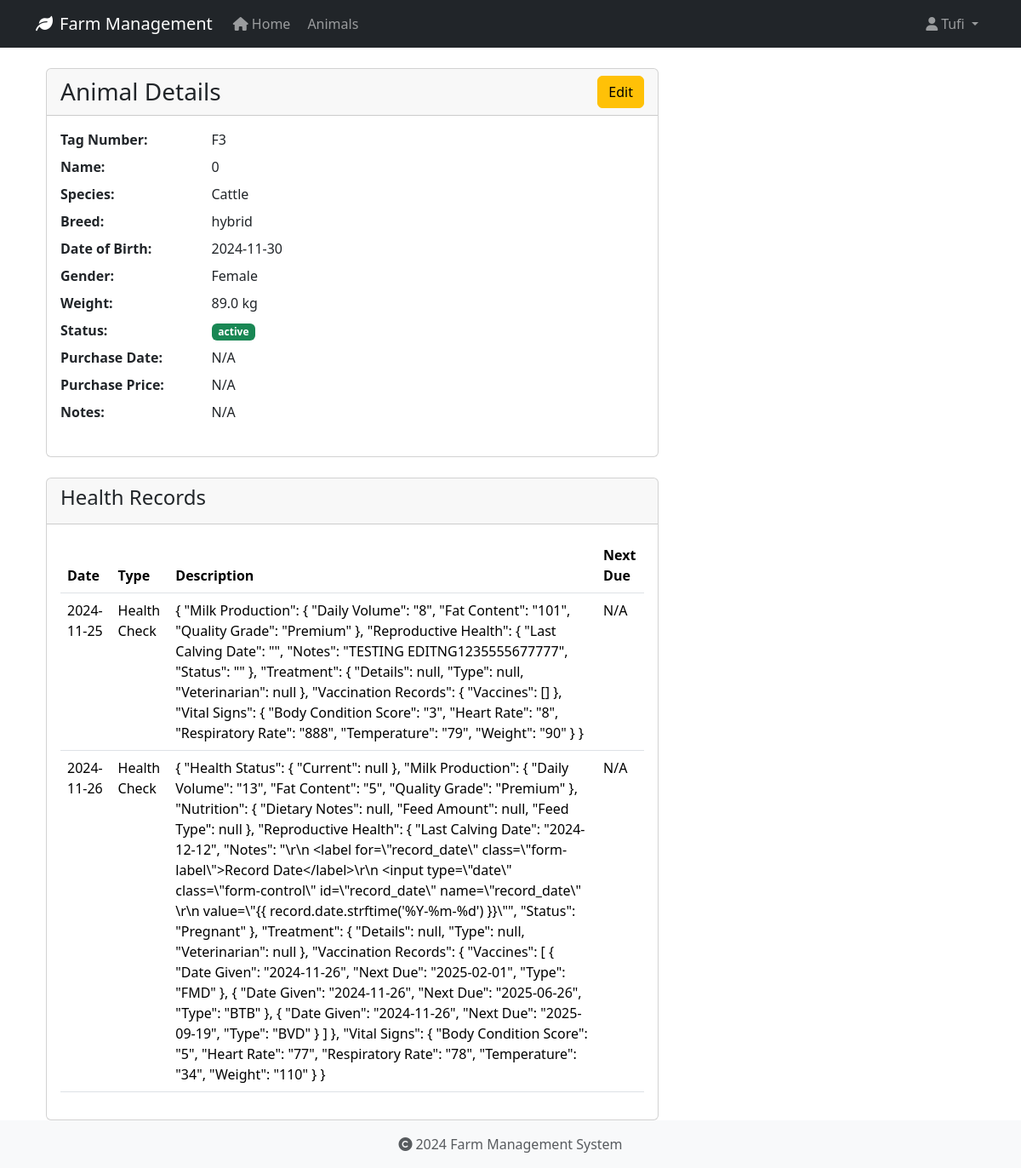
Page /animals/10 (signed in) on the earlier database version.
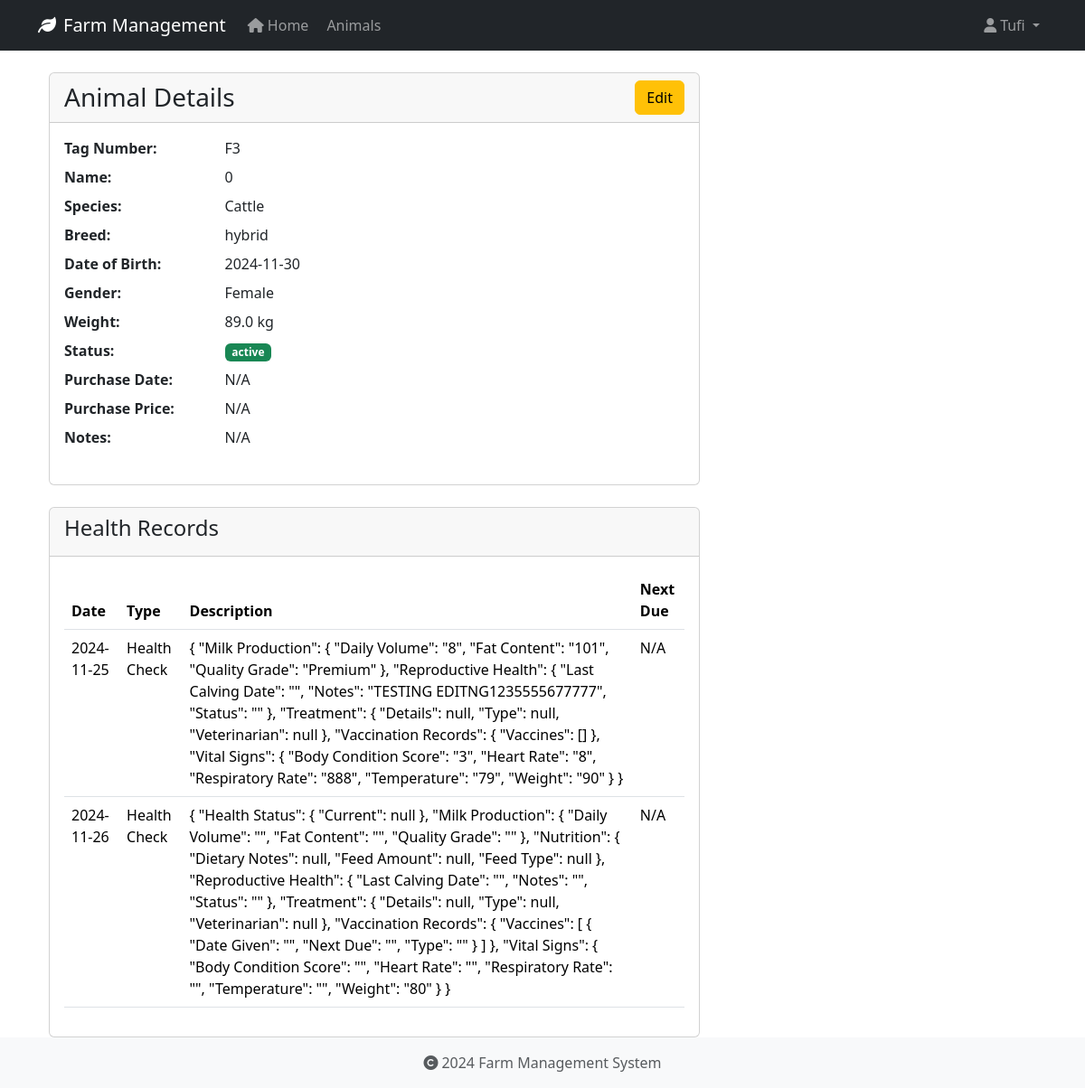
Same page on the later database version.
### app/models/user.py (models this page shows, shortened)
class User(UserMixin, db.Model):
    id = db.Column(db.Integer, primary_key=True)
    username = db.Column(db.String(80), unique=True, nullable=False)
    email = db.Column(db.String(120), unique=True, nullable=False)
    password_hash = db.Column(db.String(128))
    role = db.Column(db.String(20), default='user')
    created_at = db.Column(db.DateTime, default=datetime.utcnow)
    last_login = db.Column(db.DateTime)
    is_active = db.Column(db.Boolean, default=True)
    first_name = db.Column(db.String(50))
    last_name = db.Column(db.String(50))
    reset_token = db.Column(db.String(100), unique=True)  # Store password reset token
    reset_token_expiration = db.Column(db.DateTime)       # Store token expiration time

### app/models/animal.py (models this page shows, shortened)
class Animal(db.Model):
    id = db.Column(db.Integer, primary_key=True)
    tag_number = db.Column(db.String(50), unique=True, nullable=False, index=True)
    name = db.Column(db.String(100), nullable=True)  # Explicitly mark as nullable
    species = db.Column(db.String(50), nullable=False, index=True)
    breed = db.Column(db.String(50), nullable=True)
    date_of_birth = db.Column(db.Date, nullable=True)
    gender = db.Column(db.String(20), nullable=True)
    weight = db.Column(db.Float, nullable=True)
    status = db.Column(db.String(20), default='active', nullable=False)
    purchase_date = db.Column(db.Date, nullable=True)
    purchase_price = db.Column(db.Float, nullable=True)
    notes = db.Column(db.Text, nullable=True)
    created_at = db.Column(db.DateTime, default=datetime.utcnow, nullable=False)
    updated_at = db.Column(db.DateTime, default=datetime.utcnow, onupdate=datetime.utcnow, nullable=False)
    wool_type = db.Column(db.String(50), nullable=True)
    last_shearing = db.Column(db.Date, nullable=True)
    fleece_weight = db.Column(db.Float, nullable=True)
    wool_grade = db.Column(db.String(20), nullable=True)
    lambing_status = db.Column(db.String(50), nullable=True)
    lambing_date = db.Column(db.Date, nullable=True)
    milk_production = db.Column(db.Float, nullable=True)
    last_milking = db.Column(db.Date, nullable=True)  # Changed from DateTime to Date
    milk_quality = db.Column(db.String(20), nullable=True)
    calving_status = db.Column(db.String(50), nullable=True)
    calving_date = db.Column(db.Date, nullable=True)
    milk_fat_content = db.Column(db.Float, nullable=True)
    egg_production = db.Column(db.Integer, nullable=True)
    egg_color = db.Column(db.String(20), nullable=True)
    comb_type = db.Column(db.String(20), nullable=True)
    laying_status = db.Column(db.String(20), nullable=True)
    last_laying_date = db.Column(db.Date, nullable=True)
    egg_size = db.Column(db.String(20), nullable=True)
    category = db.Column(db.String(50), nullable=True)
    special_needs = db.Column(db.Text, nullable=True)
    diet_requirements = db.Column(db.Text, nullable=True)
    habitat = db.Column(db.String(100), nullable=True)
    health_records = db.relationship('HealthRecord', backref='animal', lazy=True, cascade='all, delete-orphan')

class HealthRecord(db.Model):
    id = db.Column(db.Integer, primary_key=True)
    animal_id = db.Column(db.Integer, db.ForeignKey('animal.id', ondelete='CASCADE'), nullable=False)
    record_type = db.Column(db.String(50), nullable=False)  # Made nullable=False
    date = db.Column(db.Date, nullable=False)
    description = db.Column(db.Text, nullable=True)
    treatment = db.Column(db.Text, nullable=True)
    cost = db.Column(db.Float, nullable=True)
    next_due_date = db.Column(db.Date, nullable=True)
    created_at = db.Column(db.DateTime, default=datetime.utcnow, nullable=False)
    created_by_id = db.Column(db.Integer, db.ForeignKey('user.id', ondelete='SET NULL'), nullable=True)

### app/routes/animals.py (the view)
@bp.route('/<int:id>')
@login_required
def view(id):
    animal = Animal.query.get_or_404(id)
    return render_template('animals/view.html', animal=animal)

### app/models/user.py (called while the page is built)
@login_manager.user_loader
def load_user(user_id):
    return User.query.get(int(user_id))

### app/templates/animals/view.html (shortened to what this page needs)
{% extends "base.html" %}
{% block content %}
<div class="container">
    <div class="row">
        <div class="col-md-8">
            <div class="card">
                <div class="card-header">
                    <div class="d-flex justify-content-between align-items-center">
                        <h3 class="card-title mb-0">Animal Details</h3>
                        <a href="{{ url_for('animals.edit', id=animal.id) }}" class="btn btn-warning">Edit</a>
                    </div>
                </div>
                <div class="card-body">
                    <dl class="row">
                        <dt class="col-sm-3">Tag Number:</dt>
                        <dd class="col-sm-9">{{ animal.tag_number }}</dd>
                        <dt class="col-sm-3">Name:</dt>
                        <dd class="col-sm-9">{{ animal.name or 'N/A' }}</dd>
                        <dt class="col-sm-3">Species:</dt>
                        <dd class="col-sm-9">{{ animal.species }}</dd>
                        <dt class="col-sm-3">Breed:</dt>
                        <dd class="col-sm-9">{{ animal.breed or 'N/A' }}</dd>
                        <dt class="col-sm-3">Date of Birth:</dt>
                        <dd class="col-sm-9">{{ animal.date_of_birth.strftime('%Y-%m-%d') if animal.date_of_birth else 'N/A' }}</dd>
                        <dt class="col-sm-3">Gender:</dt>
                        <dd class="col-sm-9">{{ animal.gender or 'N/A' }}</dd>
                        <dt class="col-sm-3">Weight:</dt>
                        <dd class="col-sm-9">{{ animal.weight|round(2) if animal.weight else 'N/A' }} kg</dd>
                        <dt class="col-sm-3">Status:</dt>
                        <dd class="col-sm-9">
                            <span class="badge {% if animal.status == 'active' %}bg-success{% else %}bg-secondary{% endif %}">
                                {{ animal.status }}
                            </span>
                        </dd>
                        <dt class="col-sm-3">Purchase Date:</dt>
                        <dd class="col-sm-9">{{ animal.purchase_date.strftime('%Y-%m-%d') if animal.purchase_date else 'N/A' }}</dd>
                        <dt class="col-sm-3">Purchase Price:</dt>
                        <dd class="col-sm-9">{{ animal.purchase_price|round(2) if animal.purchase_price else 'N/A' }}</dd>
                        <dt class="col-sm-3">Notes:</dt>
                        <dd class="col-sm-9">{{ animal.notes or 'N/A' }}</dd>
                    </dl>
                </div>
            </div>
            <div class="card mt-4">
                <div class="card-header">
                    <h4>Health Records</h4>
                </div>
                <div class="card-body">
                    {% if animal.health_records %}
                        <table class="table">
                            <thead>
                                <tr>
                                    <th>Date</th>
                                    <th>Type</th>
                                    <th>Description</th>
                                    <th>Next Due</th>
                                </tr>
                            </thead>
                            <tbody>
                                {% for record in animal.health_records %}
                                <tr>
                                    <td>{{ record.date.strftime('%Y-%m-%d') }}</td>
                                    <td>{{ record.record_type }}</td>
                                    <td>{{ record.description }}</td>
                                    <td>{{ record.next_due_date.strftime('%Y-%m-%d') if record.next_due_date else 'N/A' }}</td>
                                </tr>
                                {% endfor %}
                            </tbody>
                        </table>
                    {% else %}
                        <p>No health records found.</p>
                    {% endif %}
                </div>
            </div>
        </div>
    </div>
</div>
{% endblock %}

### app/templates/base.html (shortened to what this page needs)
<!DOCTYPE html>
<html lang="en">
<head>
    <link rel="stylesheet" href="https://cdn.jsdelivr.net/npm/bootstrap@5.3.2/dist/css/bootstrap.min.css">
    <link rel="stylesheet" href="https://cdnjs.cloudflare.com/ajax/libs/font-awesome/6.0.0/css/all.min.css">
    <link rel="stylesheet" href="{{ url_for('static', filename='css/main.css') }}">
</head>
<body>
    <nav class="navbar navbar-expand-lg navbar-dark bg-dark">
        <div class="container">
            <a class="navbar-brand" href="{{ url_for('main.index') }}">
                <i class="fas fa-leaf me-2"></i>Farm Management
            </a>
            <div class="collapse navbar-collapse" id="navbarNav">
                <ul class="navbar-nav">
                    <li class="nav-item">
                        <a class="nav-link" href="{{ url_for('main.index') }}">
                            <i class="fas fa-home me-1"></i>Home
                        </a>
                    </li>
                    <li class="nav-item">
                        <a class="nav-link" href="{{ url_for('animals.index') }}">
                            Animals
                        </a>
                    </li>
                </ul>
                <ul class="navbar-nav ms-auto">
                    {% if current_user.is_authenticated %}
                        <li class="nav-item dropdown">
                            <a class="nav-link dropdown-toggle" href="#" id="userDropdown" role="button" data-bs-toggle="dropdown">
                                <i class="fas fa-user me-1"></i>{{ current_user.username }}
                            </a>
                        </li>
                    {% endif %}
                </ul>
            </div>
        </div>
    </nav>
    <main class="container mt-4">
        {% block content %}
        {% endblock %}
    </main>
    <footer class="footer mt-auto py-3 bg-light">
        <div class="container text-center">
            <span class="text-muted">
                <i class="fas fa-copyright me-1"></i>2024 Farm Management System
            </span>
        </div>
    </footer>
</body>
</html>

### app/static/css/main.css (style rules this page uses)
body { min-height: 100vh; display: flex; flex-direction: column; }
main { flex: 1 0 auto; }
.footer { flex-shrink: 0; }

Differences in the rows shown:
removed HealthRecord: date "2024-11-26", record_type "Health Check", description "{ \"Health Status\": { \"Current\": null }, \"Milk Production\": { \"Daily Volume\": \"13\", \"Fat Content\": \"5\", \"Quality Grade\": \"Premium\" }, \"Nutrition\": { \"Dietary Notes\": null, \"Feed Amount\": null, \"Feed Type\": null }, \"Reproductive Health\": { \"Last Calving Date\": \"2024-12-12\", \"Notes\": \"\\r\\n <label for=\\\"record_date\\\" class=\\\"form-label\\\">Record Date</label>\\r\\n <input type=\\\"date\\\" class=\\\"form-control\\\" id=\\\"record_date\\\" name=\\\"record_date\\\" \\r\\n value=\\\"{{ record.date.strftime('%Y-%m-%d') }}\\\"\", \"Status\": \"Pregnant\" }, \"Treatment\": { \"Details\": null, \"Type\": null, \"Veterinarian\": null }, \"Vaccination Records\": { \"Vaccines\": [ { \"Date Given\": \"2024-11-26\", \"Next Due\": \"2025-02-01\", \"Type\":…", next_due_date "N/A"
added HealthRecord: date "2024-11-26", record_type "Health Check", description "{ \"Health Status\": { \"Current\": null }, \"Milk Production\": { \"Daily Volume\": \"\", \"Fat Content\": \"\", \"Quality Grade\": \"\" }, \"Nutrition\": { \"Dietary Notes\": null, \"Feed Amount\": null, \"Feed Type\": null }, \"Reproductive Health\": { \"Last Calving Date\": \"\", \"Notes\": \"\", \"Status\": \"\" }, \"Treatment\": { \"Details\": null, \"Type\": null, \"Veterinarian\": null }, \"Vaccination Records\": { \"Vaccines\": [ { \"Date Given\": \"\", \"Next Due\": \"\", \"Type\": \"\" } ] }, \"Vital Signs\": { \"Body Condition Score\": \"\", \"Heart Rate\": \"\", \"Respiratory Rate\": \"\", \"Temperature\": \"\", \"Weight\": \"80\" } }", next_due_date "N/A"
